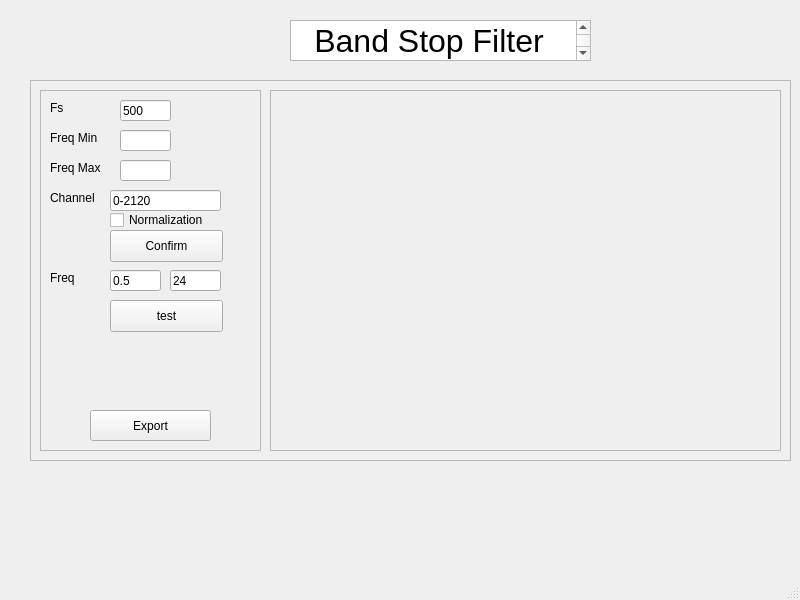
<?xml version="1.0" encoding="UTF-8"?>
<ui version="4.0">
 <class>MainWindow_BandStop</class>
 <widget class="QMainWindow" name="MainWindow_BandStop">
  <property name="geometry">
   <rect>
    <x>0</x>
    <y>0</y>
    <width>800</width>
    <height>600</height>
   </rect>
  </property>
  <property name="windowTitle">
   <string>MainWindow</string>
  </property>
  <widget class="QWidget" name="centralwidget_BandStop">
   <widget class="QFrame" name="frame_3_BandStop">
    <property name="geometry">
     <rect>
      <x>30</x>
      <y>80</y>
      <width>761</width>
      <height>381</height>
     </rect>
    </property>
    <property name="frameShape">
     <enum>QFrame::StyledPanel</enum>
    </property>
    <property name="frameShadow">
     <enum>QFrame::Raised</enum>
    </property>
    <widget class="QFrame" name="frame_5_BandStop">
     <property name="geometry">
      <rect>
       <x>10</x>
       <y>10</y>
       <width>221</width>
       <height>361</height>
      </rect>
     </property>
     <property name="frameShape">
      <enum>QFrame::StyledPanel</enum>
     </property>
     <property name="frameShadow">
      <enum>QFrame::Raised</enum>
     </property>
     <widget class="QLabel" name="label_3_BandStop">
      <property name="geometry">
       <rect>
        <x>10</x>
        <y>180</y>
        <width>59</width>
        <height>16</height>
       </rect>
      </property>
      <property name="text">
       <string>Freq</string>
      </property>
     </widget>
     <widget class="QLineEdit" name="lineEdit_freq2_BandStop">
      <property name="geometry">
       <rect>
        <x>130</x>
        <y>180</y>
        <width>51</width>
        <height>21</height>
       </rect>
      </property>
      <property name="text">
       <string>24</string>
      </property>
     </widget>
     <widget class="QPushButton" name="pushButton_test_BandStop">
      <property name="geometry">
       <rect>
        <x>70</x>
        <y>210</y>
        <width>113</width>
        <height>32</height>
       </rect>
      </property>
      <property name="text">
       <string>test</string>
      </property>
     </widget>
     <widget class="QLabel" name="label_4_BandStop">
      <property name="geometry">
       <rect>
        <x>10</x>
        <y>10</y>
        <width>59</width>
        <height>16</height>
       </rect>
      </property>
      <property name="text">
       <string>Fs</string>
      </property>
     </widget>
     <widget class="QLineEdit" name="lineEdit_ch_BandStop">
      <property name="geometry">
       <rect>
        <x>70</x>
        <y>100</y>
        <width>111</width>
        <height>21</height>
       </rect>
      </property>
      <property name="text">
       <string>0-2120</string>
      </property>
     </widget>
     <widget class="QPushButton" name="pushButton_setup_parameters_BandStop">
      <property name="geometry">
       <rect>
        <x>70</x>
        <y>140</y>
        <width>113</width>
        <height>32</height>
       </rect>
      </property>
      <property name="text">
       <string>Confirm</string>
      </property>
     </widget>
     <widget class="QCheckBox" name="checkBox_normalize_BandStop">
      <property name="geometry">
       <rect>
        <x>70</x>
        <y>120</y>
        <width>111</width>
        <height>20</height>
       </rect>
      </property>
      <property name="text">
       <string>Normalization</string>
      </property>
     </widget>
     <widget class="QPushButton" name="pushButton_export_BandStop">
      <property name="geometry">
       <rect>
        <x>50</x>
        <y>320</y>
        <width>121</width>
        <height>31</height>
       </rect>
      </property>
      <property name="text">
       <string>Export</string>
      </property>
     </widget>
     <widget class="QLineEdit" name="lineEdit_freq1_BandStop">
      <property name="geometry">
       <rect>
        <x>70</x>
        <y>180</y>
        <width>51</width>
        <height>21</height>
       </rect>
      </property>
      <property name="text">
       <string>0.5</string>
      </property>
     </widget>
     <widget class="QLabel" name="label_2_BandStop">
      <property name="geometry">
       <rect>
        <x>10</x>
        <y>100</y>
        <width>59</width>
        <height>16</height>
       </rect>
      </property>
      <property name="text">
       <string>Channel</string>
      </property>
     </widget>
     <widget class="QLineEdit" name="lineEdit_fs_BandStop">
      <property name="geometry">
       <rect>
        <x>80</x>
        <y>10</y>
        <width>51</width>
        <height>21</height>
       </rect>
      </property>
      <property name="text">
       <string>500</string>
      </property>
     </widget>
     <widget class="QLabel" name="label_5_BandStop">
      <property name="geometry">
       <rect>
        <x>10</x>
        <y>40</y>
        <width>59</width>
        <height>16</height>
       </rect>
      </property>
      <property name="text">
       <string>Freq Min</string>
      </property>
     </widget>
     <widget class="QLineEdit" name="lineEdit_fs_2_BandStop">
      <property name="geometry">
       <rect>
        <x>80</x>
        <y>40</y>
        <width>51</width>
        <height>21</height>
       </rect>
      </property>
      <property name="text">
       <string/>
      </property>
     </widget>
     <widget class="QLabel" name="label_6_BandStop">
      <property name="geometry">
       <rect>
        <x>10</x>
        <y>70</y>
        <width>59</width>
        <height>16</height>
       </rect>
      </property>
      <property name="text">
       <string>Freq Max</string>
      </property>
     </widget>
     <widget class="QLineEdit" name="lineEdit_fs_3_BandStop">
      <property name="geometry">
       <rect>
        <x>80</x>
        <y>70</y>
        <width>51</width>
        <height>21</height>
       </rect>
      </property>
      <property name="text">
       <string/>
      </property>
     </widget>
    </widget>
    <widget class="QFrame" name="frame_6_BandStop">
     <property name="geometry">
      <rect>
       <x>240</x>
       <y>10</y>
       <width>511</width>
       <height>361</height>
      </rect>
     </property>
     <property name="frameShape">
      <enum>QFrame::StyledPanel</enum>
     </property>
     <property name="frameShadow">
      <enum>QFrame::Raised</enum>
     </property>
     <widget class="MplWidget" name="MplWidget_3_BandStop" native="true">
      <property name="geometry">
       <rect>
        <x>20</x>
        <y>10</y>
        <width>480</width>
        <height>331</height>
       </rect>
      </property>
      <property name="minimumSize">
       <size>
        <width>480</width>
        <height>320</height>
       </size>
      </property>
     </widget>
    </widget>
   </widget>
   <widget class="QTextBrowser" name="textBrowser">
    <property name="geometry">
     <rect>
      <x>290</x>
      <y>20</y>
      <width>301</width>
      <height>41</height>
     </rect>
    </property>
    <property name="html">
     <string>&lt;!DOCTYPE HTML PUBLIC &quot;-//W3C//DTD HTML 4.0//EN&quot; &quot;http://www.w3.org/TR/REC-html40/strict.dtd&quot;&gt;
&lt;html&gt;&lt;head&gt;&lt;meta name=&quot;qrichtext&quot; content=&quot;1&quot; /&gt;&lt;meta charset=&quot;utf-8&quot; /&gt;&lt;style type=&quot;text/css&quot;&gt;
p, li { white-space: pre-wrap; }
hr { height: 1px; border-width: 0; }
li.unchecked::marker { content: &quot;\2610&quot;; }
li.checked::marker { content: &quot;\2612&quot;; }
&lt;/style&gt;&lt;/head&gt;&lt;body style=&quot; font-family:'.AppleSystemUIFont'; font-size:13pt; font-weight:400; font-style:normal;&quot;&gt;
&lt;p align=&quot;center&quot; style=&quot; margin-top:0px; margin-bottom:0px; margin-left:0px; margin-right:0px; -qt-block-indent:0; text-indent:0px;&quot;&gt;&lt;span style=&quot; font-size:24pt;&quot;&gt;Band Stop Filter &lt;/span&gt;&lt;/p&gt;&lt;/body&gt;&lt;/html&gt;</string>
    </property>
   </widget>
  </widget>
  <widget class="QStatusBar" name="statusbar"/>
 </widget>
 <customwidgets>
  <customwidget>
   <class>MplWidget</class>
   <extends>QWidget</extends>
   <header>mplwidget.h</header>
   <container>1</container>
  </customwidget>
 </customwidgets>
 <resources/>
 <connections/>
</ui>
